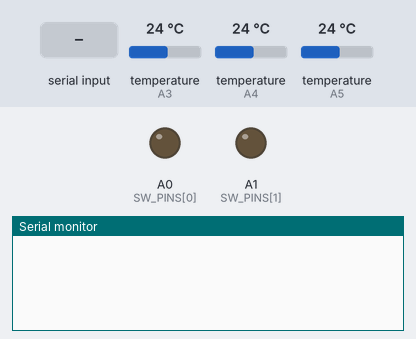
Recording of a sketch running on a simulated Arduino Uno, built with avr-gcc and run on an emulated ATmega328P. Shown: output pins drawn as LEDs (lit = HIGH), the last lines printed to the serial monitor. Inputs (shaded band) come from the test bench; at power-on: temperature (sensors on A3, A4, A5) 24 °C.

Above: at 1.2 s.
1.3 s: "OW:CONV\n" received over Serial
At 2.0 s:
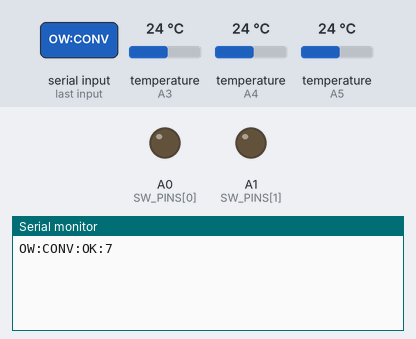
2.8 s: "OW:READ\n" received over Serial
At 3.4 s:
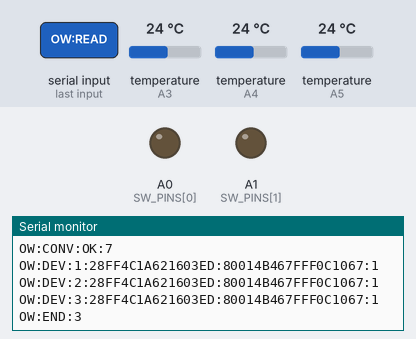
4.3 s: "SW:STATE?\n" received over Serial
At 5.3 s:
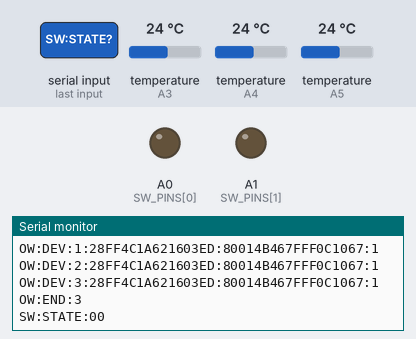

Measured:
- after the input at 1.3 s, the serial monitor: prints a new line at once (image 1)
- after the input at 2.8 s, the serial monitor: prints a new line at once (image 2)
- after the input at 4.3 s, the serial monitor: prints a new line at once (image 3)

The sketch:

slave_onewire_switch.ino
```cpp
// =========================================================================
// ВЕДОМАЯ (SLAVE) ARDUINO: датчики температуры 1-Wire + ключи
// Связь с ведущей (master) Arduino по программному последовательному порту:
//   D2 (RX slave) <- A5 (TX мастера)
//   D3 (TX slave) -> A4 (RX мастера)
//   GND slave     -- GND мастера (обязательно!)
// USB этой платы свободен: можно заливать скетч и проверять команды
// в мониторе порта (115200, конец строки "NL") - ответ уходит туда, откуда пришла команда.
//
// Нужна библиотека OneWire (Paul Stoffregen):
// Скетч -> Подключить библиотеку -> Управлять библиотеками -> "OneWire" -> Установить
//
// Команды (каждая - одна строка):
//   OW:CONV          запустить преобразование на всех шинах -> "OW:CONV:OK:<маска шин>" /
//                    "OW:CONV:NODEV:<уровни>" (уровень линий в покое: 1 = +5 В, 0 = прижата к GND)
//   OW:READ          прочитать все датчики -> "OW:DEV:<шина>:<ROM>:<scratchpad>:<питание>" ..., "OW:END:<n>"
//   SW:SET:<i>:<0|1> выключить / включить ключ i (0 = A0, 1 = A1)       -> "SW:STATE:<состояния>"
//   SW:PULSE:<i>:<мс> включить ключ i на заданное время (импульс)        -> "SW:STATE:<состояния>"
//   SW:STATE?        текущее состояние ключей                             -> "SW:STATE:<состояния>"
//   Состояния - по символу на ключ: "10" = A0 включён, A1 выключен.
// =========================================================================
#include <OneWire.h>
#include <SoftwareSerial.h>

SoftwareSerial link(2, 3);      // RX, TX - к мастеру
const long LINK_BAUD = 19200;   // должна совпадать с SLAVE_BAUD в скетче мастера

// ---- Ключи ---------------------------------------------------------------
const byte SW_PINS[] = {A0, A1};
const byte SW_COUNT = sizeof(SW_PINS);
// true  - ключ активен уровнем LOW (типично для модулей реле "low level trigger")
// false - ключ активен уровнем HIGH (+5 В)
const bool SW_ACTIVE_LOW = false;
bool swState[SW_COUNT];
unsigned long pulseEnd[SW_COUNT];   // 0 = импульса нет

// ---- 1-Wire: три шины, подтяжка 4,7 кОм к +5 В на каждой, паразитное питание
OneWire bus1(A3);
OneWire bus2(A4);
OneWire bus3(A5);
OneWire *buses[] = {&bus1, &bus2, &bus3};
const byte OW_PINS[] = {A3, A4, A5};
const byte BUS_COUNT = 3;
unsigned long convStart = 0;
bool convPending = false;

void swWrite(byte i, bool on) {
  swState[i] = on;
  digitalWrite(SW_PINS[i], (on != SW_ACTIVE_LOW) ? HIGH : LOW);
}

void setup() {
  // Ключи - первыми, чтобы сразу после сброса они были выключены
  for (byte i = 0; i < SW_COUNT; i++) {
    swWrite(i, false);              // сначала уровень, потом режим выхода - без "дёргания"
    pinMode(SW_PINS[i], OUTPUT);
    pulseEnd[i] = 0;
  }
  Serial.begin(115200);
  Serial.setTimeout(50);
  link.begin(LINK_BAUD);
  link.setTimeout(50);
}

// Окончание импульсов. Вызывается постоянно, в том числе во время ожидания 1-Wire.
void servicePulses() {
  unsigned long now = millis();
  for (byte i = 0; i < SW_COUNT; i++) {
    if (pulseEnd[i] && (long)(now - pulseEnd[i]) >= 0) {
      pulseEnd[i] = 0;
      swWrite(i, false);
    }
  }
}

void loop() {
  servicePulses();
  if (link.available() > 0) handle(link);
  if (Serial.available() > 0) handle(Serial);
}

void handle(Stream &port) {
  String cmd = port.readStringUntil('\n');
  cmd.trim();
  if (cmd.length() == 0) return;

  if (cmd == "OW:CONV") {
    owConvert(port);
  } else if (cmd == "OW:READ") {
    owRead(port);
  } else if (cmd == "SW:STATE?") {
    printState(port);
  } else if (cmd.startsWith("SW:SET:") || cmd.startsWith("SW:PULSE:")) {
    bool pulse = cmd.startsWith("SW:PULSE:");
    String args = cmd.substring(pulse ? 9 : 7);          // "<i>:<value>"
    int colon = args.indexOf(':');
    int i = args.substring(0, colon).toInt();
    long value = args.substring(colon + 1).toInt();
    if (colon < 1 || i < 0 || i >= SW_COUNT || value < 0 || (pulse && (value < 1 || value > 600000L))) {
      port.println("ERR:SW_BAD_ARGS");
      return;
    }
    if (pulse) {
      swWrite(i, true);
      pulseEnd[i] = millis() + value;
      if (pulseEnd[i] == 0) pulseEnd[i] = 1;
    } else {
      pulseEnd[i] = 0;
      swWrite(i, value != 0);
    }
    printState(port);
  } else {
    port.println("ERR:UNKNOWN_CMD");
  }
}

void printState(Stream &port) {
  port.print("SW:STATE:");
  for (byte i = 0; i < SW_COUNT; i++) port.print(swState[i] ? '1' : '0');
  port.println();
}

void printHex(Stream &port, byte b) {
  if (b < 16) port.print('0');
  port.print(b, HEX);
}

// =========================================================================
// 1-Wire: запуск преобразования на всех шинах (Skip ROM + Convert T)
// =========================================================================
void owConvert(Stream &port) {
  byte mask = 0;
  for (byte b = 0; b < BUS_COUNT; b++) {
    if (buses[b]->reset()) {
      buses[b]->skip();
      // power = 1: пин остаётся в HIGH ("сильная" подтяжка) - питание датчиков
      // на время преобразования при паразитном питании
      buses[b]->write(0x44, 1);
      mask |= 1 << b;
    }
  }
  if (!mask) {
    // Никто не ответил: сообщаем уровень каждой линии в покое (диагностика проводки)
    port.print("OW:CONV:NODEV:");
    for (byte b = 0; b < BUS_COUNT; b++) {
      pinMode(OW_PINS[b], INPUT);         // только внешняя подтяжка
      delayMicroseconds(500);             // дать длинному кабелю зарядиться
      port.print(digitalRead(OW_PINS[b]) ? '1' : '0');
    }
    port.println();
    return;
  }
  convStart = millis();
  convPending = true;
  port.print("OW:CONV:OK:");
  port.println(mask);
}

// =========================================================================
// 1-Wire: поиск датчиков на всех шинах и чтение их памяти
// Строка на датчик: "OW:DEV:<шина 1..3>:<ROM 8 байт>:<scratchpad 9 байт>:<1 внешнее / 0 паразитное>"
// CRC и температуру считает программа на ПК.
// =========================================================================
void owRead(Stream &port) {
  if (convPending) {                       // DS18B20 12 бит: до 750 мс
    while (millis() - convStart < 750) servicePulses();
    convPending = false;
  }
  byte addr[8];
  byte sp[9];
  int n = 0;
  for (byte b = 0; b < BUS_COUNT; b++) {
    OneWire &ow = *buses[b];
    ow.depower();                          // снять сильную подтяжку
    ow.reset_search();
    while (n < 48 && ow.search(addr)) {
      n++;
      ow.reset();
      ow.select(addr);
      ow.write(0xBE);                      // Read Scratchpad
      for (int i = 0; i < 9; i++) sp[i] = ow.read();
      ow.reset();
      ow.select(addr);
      ow.write(0xB4);                      // Read Power Supply
      byte ext = ow.read_bit();

      port.print("OW:DEV:");
      port.print(b + 1);
      port.print(':');
      for (int i = 0; i < 8; i++) printHex(port, addr[i]);
      port.print(':');
      for (int i = 0; i < 9; i++) printHex(port, sp[i]);
      port.print(':');
      port.println(ext);
      servicePulses();
    }
  }
  port.print("OW:END:");
  port.println(n);
}
```
